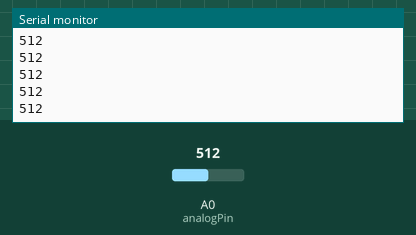
Simulated run of this sketch. Board: Arduino Uno, built with avr-gcc and run on an emulated ATmega328P. Parts: the last lines printed to the serial monitor. The inputs (shaded band) are chosen by the test bench; at power-on: A0 (analogPin) = 512.

Above: at 1.2 s.
1.3 s: A0 (analogPin) set to 716
At 1.31 s:
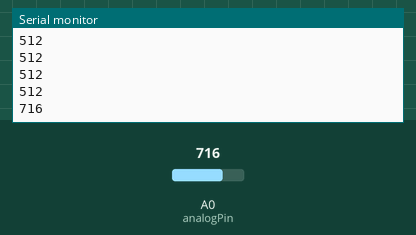
2.8 s: A0 (analogPin) set to 900
At 2.81 s:
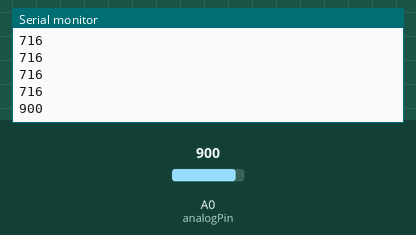
Timing chart, 0 to 5.8 s (numbered marks = the images above; inputs shaded):
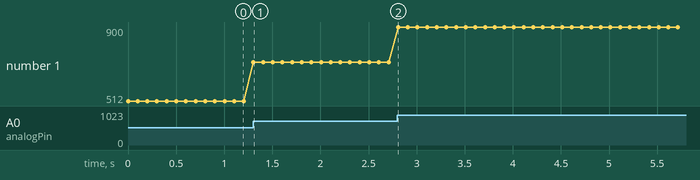

Measured:
- after the input at 1.3 s, the serial monitor: prints a new line at once (image 1)
- after the input at 2.8 s, the serial monitor: prints a new line at once (image 2)
- plotted number 1: 512 → 716 after the input at 1.3 s, 716 → 900 after the input at 2.8 s

The sketch:

trimmerresistorgpt.ino
```cpp
const int analogPin = A0;   // Connect trimmer's middle pin to analog pin A0

void setup() {
  Serial.begin(9600);
}

void loop() {
  int trimmerValue = analogRead(analogPin);
  Serial.println(trimmerValue);
  delay(100);  // Adjust the delay as needed
}
```
